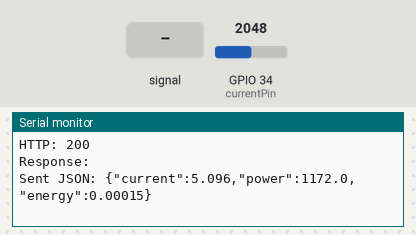
The sketch below on a simulated ESP32. Parts: the last lines printed to the serial monitor. The inputs (shaded band) are chosen by the test bench; at power-on: GPIO 34 (currentPin) = 2048 (analog values on the 0–4095 scale). WiFi joins after 1.5 s; servers stay silent unless stated; uploads are accepted with an empty reply.

Above: at 2.7 s.
2.8 s: GPIO 34 (currentPin) fed a 200 Hz sine of ±327 counts around its level
At 3.76 s:
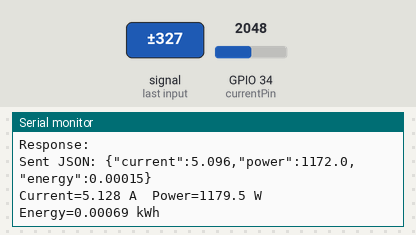
4.3 s: GPIO 34 (currentPin) set to 2866
At 5.7 s:
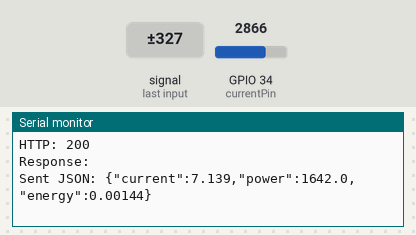
5.8 s: GPIO 34 (currentPin) set to 3603
At 8.3 s:
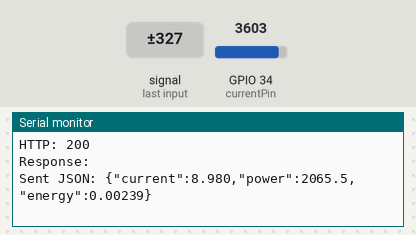
Timing chart, 0 to 9.8 s (numbered marks = the images above; inputs shaded):
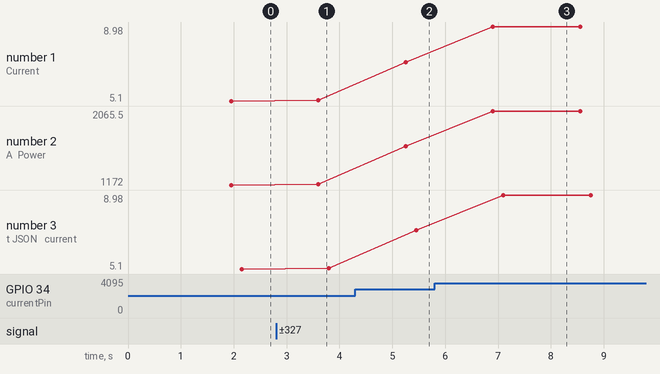

Measured:
- after the input at 2.8 s, the serial monitor: prints a new line after 0.80 s (image 1)
- after the input at 4.3 s, the serial monitor: prints a new line after 0.95 s (image 2)
- after the input at 5.8 s, the serial monitor: prints a new line after 1.1 s (image 3)
- plotted number 1: 5.1 → 5.13 after the input at 2.8 s, 5.13 → 7.14 after the input at 4.3 s, 7.14 → 8.98 after the input at 5.8 s
- plotted number 2: 1172 → 1179.5 after the input at 2.8 s, 1179.5 → 1642 after the input at 4.3 s, 1642 → 2065.5 after the input at 5.8 s
- plotted number 3: 5.1 → 5.13 after the input at 2.8 s, 5.13 → 7.14 after the input at 4.3 s, 7.14 → 8.98 after the input at 5.8 s

The sketch:

ampet_feeder_fixed.ino
```cpp
#include <WiFi.h>
#include <HTTPClient.h>
#include <math.h>

// ---------------- WIFI ----------------
const char* ssid = "YOUR_WIFI_SSID";
const char* password = "YOUR_WIFI_PASSWORD";

const char* serverName =
"http://YOUR_SERVER_IP:5000/update_feeder";

// ---------------- CT ----------------
const int currentPin = 34;

const float noiseVrms = 0.0066;
float calibrationFactor = 3.1;

// ---------------- ENERGY ----------------
float energy_kWh = 0;
unsigned long lastTime = 0;

void setup() {

  Serial.begin(115200);
  analogReadResolution(12);

  Serial.println("AMPET Feeder Started");

  WiFi.begin(ssid, password);

  Serial.print("Connecting");

  while (WiFi.status() != WL_CONNECTED) {
    delay(500);
    Serial.print(".");
  }

  Serial.println();
  Serial.println("WiFi Connected");

  Serial.print("ESP IP: ");
  Serial.println(WiFi.localIP());

  lastTime = millis();
}

void loop() {

  // ==========================
  // RMS Measurement
  // ==========================
  double sum = 0;
  const int sampleCount = 4000;

  for (int i = 0; i < sampleCount; i++) {

    int adc = analogRead(currentPin);

    sum += (double)adc * adc;
  }

  float meanSq = sum / sampleCount;

  if (meanSq < 0)
    meanSq = 0;

  float rmsADC = sqrt(meanSq);

  float vrms =
      rmsADC * 3.3 / 4095.0;

  float effectiveVrms =
      vrms - noiseVrms;

  if (effectiveVrms < 0)
    effectiveVrms = 0;

  // ==========================
  // Current
  // ==========================
  float current =
      effectiveVrms *
      calibrationFactor;

  if (current < 0.02)
    current = 0;

  // ==========================
  // Power
  // ==========================
  float power =
      current * 230.0;

  if (power < 1)
    power = 0;

  // ==========================
  // Energy
  // ==========================
  unsigned long now = millis();

  float hours =
      (now - lastTime) /
      3600000.0;

  energy_kWh +=
      (power / 1000.0) *
      hours;

  lastTime = now;

  // ==========================
  // Serial Monitor
  // ==========================
  Serial.print("Current=");
  Serial.print(current, 3);

  Serial.print(" A  Power=");
  Serial.print(power, 1);

  Serial.print(" W  Energy=");
  Serial.print(energy_kWh, 5);

  Serial.println(" kWh");

  // ==========================
  // Send to Flask
  // ==========================
  if (WiFi.status() == WL_CONNECTED) {

    HTTPClient http;

    http.begin(serverName);

    http.addHeader(
      "Content-Type",
      "application/json"
    );

    String jsonData = "{";

    jsonData += "\"current\":";
    jsonData += String(current, 3);

    jsonData += ",\"power\":";
    jsonData += String(power, 1);

    jsonData += ",\"energy\":";
    jsonData += String(energy_kWh, 5);

    jsonData += "}";

    int httpCode =
        http.POST(jsonData);

    Serial.print("HTTP: ");
    Serial.println(httpCode);
    Serial.println("Response: " + http.getString());  // add this
    Serial.println("Sent JSON: " + jsonData);           // add this too

    http.end();
  }

  delay(1000);
}
```
